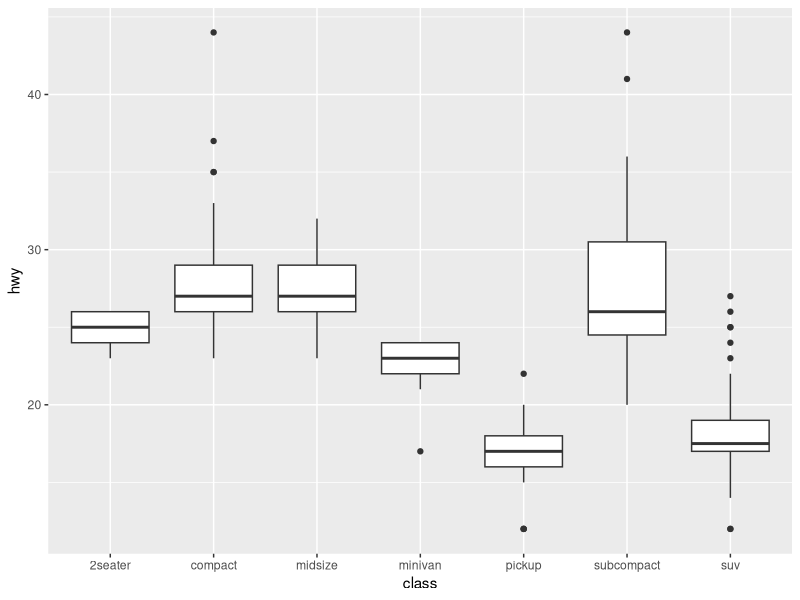
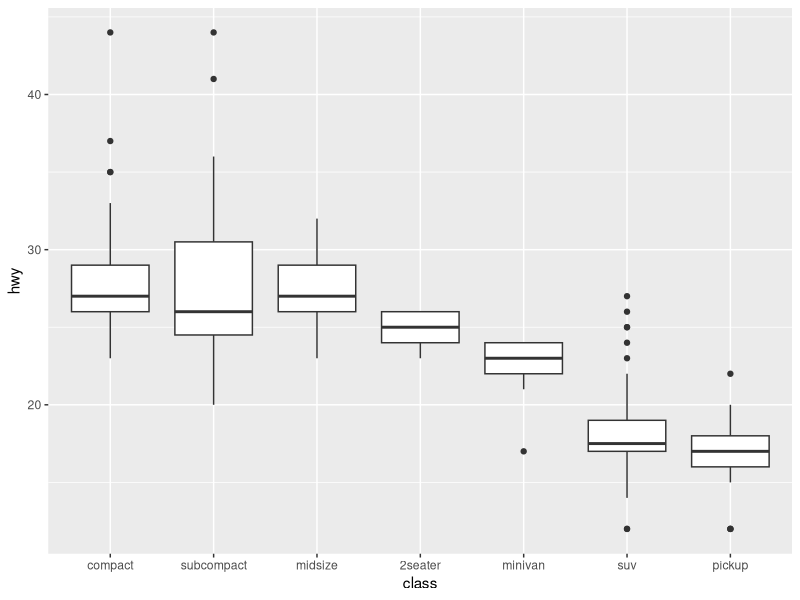

Reproduce these figures in R, in order.
## ---- chunk 1
knitr::opts_chunk$set(echo = TRUE, warning=FALSE, message=FALSE, fig.width=5, fig.height=3)
## ---- chunk 2
library(forcats)
library(tidyverse)
data("mpg")
## ---- chunk 3
mpg %>% 
  ggplot(aes(x=class, y=hwy)) +
  geom_boxplot()
## ---- chunk 4
mpg$class %>% 
  is.factor()
## ---- chunk 5
mpg$class <- mpg$class %>% 
  as.factor()

mpg$class %>% 
  is.factor()
## ---- chunk 6
mpg$class %>% 
  levels()
## ---- chunk 7
mpg$class <- mpg$class  %>% 
  fct_relevel("compact","subcompact","midsize","2seater","minivan","suv","pickup")

mpg$class %>% 
  levels()
## ---- chunk 8
mpg %>% 
  ggplot(aes(x=class, y=hwy)) +
  geom_boxplot()
## ---- chunk 9
mpg$class <- mpg$class %>% 
  fct_reorder(mpg$cty, median)

mpg$class %>% 
  levels()
## ---- chunk 10
mpg$class <- mpg$class  %>% 
  fct_recode("two-seater" = "2seater")

## NEW NAME = OLD NAME

mpg$class %>% 
  levels()

#Check out the change in the mpg dataset
## ---- chunk 11
mpg$class_two <- mpg$class %>% 
  fct_collapse(cars = c("compact", "subcompact", "midsize", "two-seater"),
               big = c("pickup", "suv", "minivan"))

mpg$class_two %>% 
  levels()
## ---- chunk 12
table(mpg$manufacturer)
## ---- chunk 13
mpg$manufacturer <- mpg$manufacturer %>%   fct_lump_min(15)

mpg$manufacturer %>% 
  levels()
